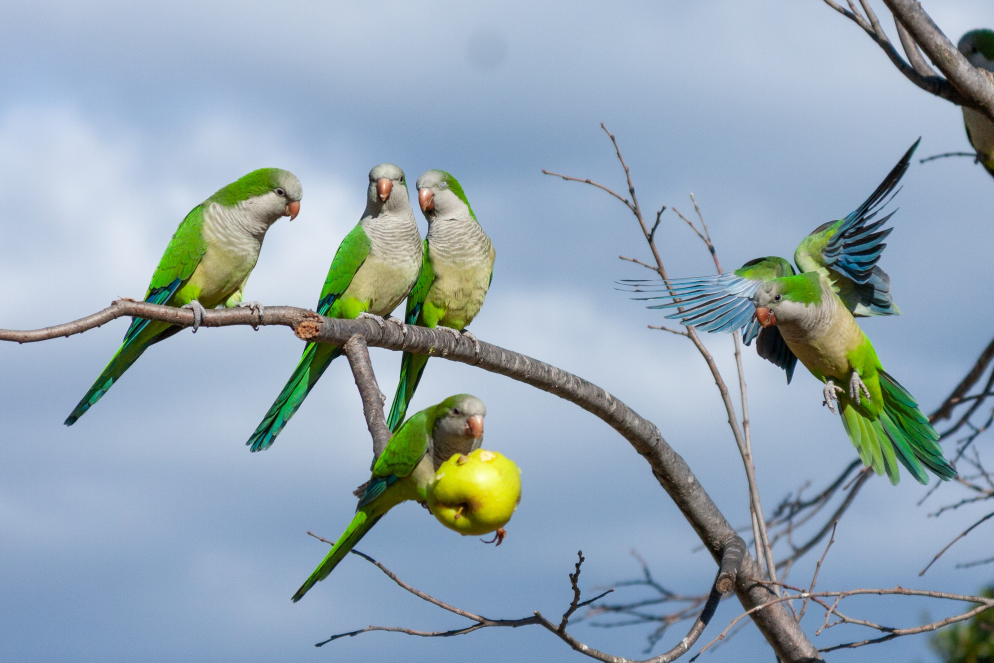
#> input picture slike/IMG_9123.jpg, 2982 x 1988 px (shown at 1/3 size); its folder holds only this picture in this run
$ python thm.py
#> lines starting #> are read from the running program, lines starting #| are printed output that depends on the picture
from pathlib import Path
from PIL import Image

ROOT = Path("slike")
MAX_SIZE = 1200

EXTENSIONS = {".jpg", ".jpeg", ".png", ".webp"}

for src in ROOT.rglob("*"):
    if not src.is_file():
        continue
    if src.suffix.lower() not in EXTENSIONS:
        continue
    if "thumbs" in src.parts:
        continue

    thumbs_dir = src.parent / "thumbs"
    dst = thumbs_dir / src.name

    try:
        with Image.open(src) as img:
#> img is the input picture: PIL image 2982x1988 RGB; mean R, G, B 147.4, 166, 179.1
            img.thumbnail((MAX_SIZE, MAX_SIZE), Image.Resampling.LANCZOS)
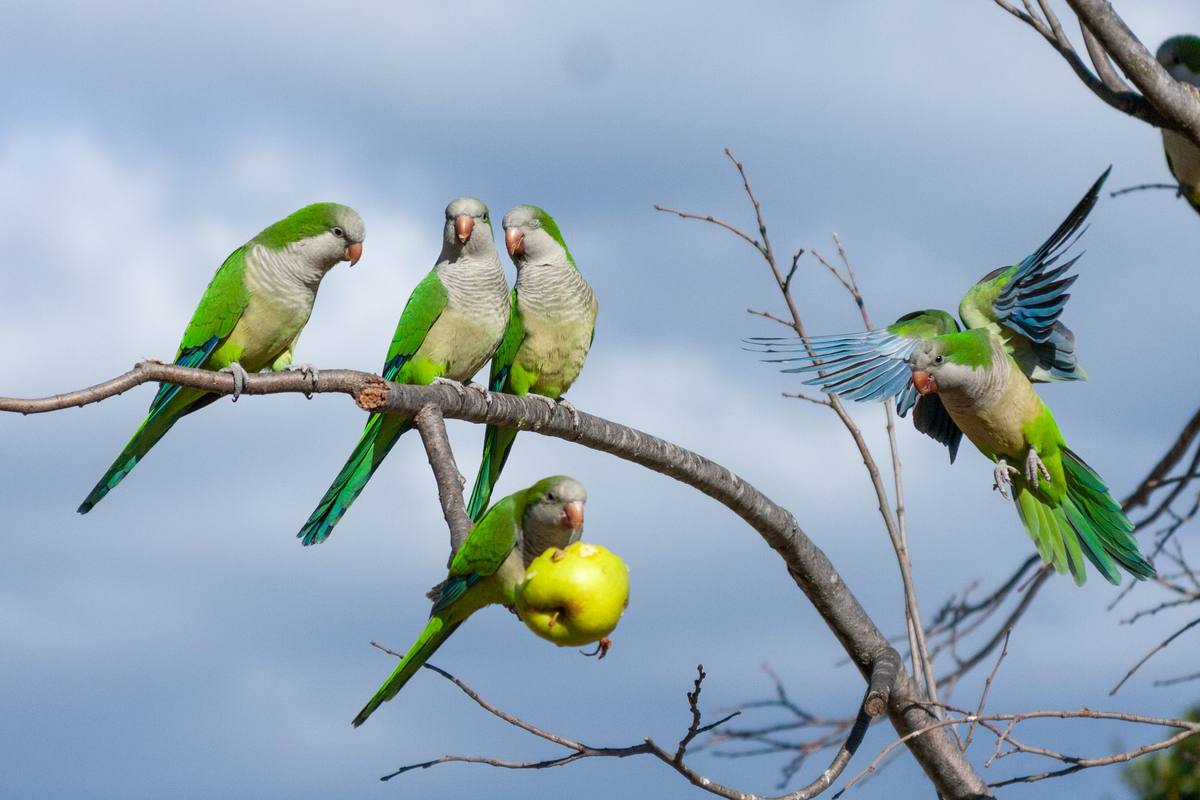
#> img: PIL image 1200x800 RGB; mean R, G, B 147.4, 166, 179.1

            thumbs_dir.mkdir(exist_ok=True)

            # PNG ostaje PNG, JPG ostaje JPG itd.
            if src.suffix.lower() in {".jpg", ".jpeg"}:
                if img.mode in ("RGBA", "P"):
                    img = img.convert("RGB")
                img.save(dst, quality=85, optimize=True)
            elif src.suffix.lower() == ".png":
                img.save(dst, optimize=True)
            else:
                img.save(dst, optimize=True)

            print(f"{src} -> {dst}")

    except Exception as e:
        print(f"GREŠKA: {src}: {e}")
